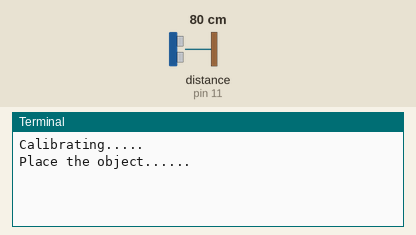
Simulated run of this program. Board: Raspberry Pi (header pin numbers). Shown: the last lines printed to the terminal. Inputs (shaded band) come from the test bench; at power-on: distance to the obstacle (sensor on pin 11) 80 cm. The echo pulse lasts 58.3 µs per cm; the clock reads 2024-03-15 10:24:30 at power-on unless the program sets it.

Above: at 3.2 s.
3.3 s: distance to the obstacle (sensor on pin 11) set to 4 cm
At 4.5 s:
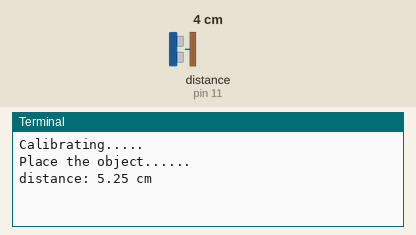
6.0 s: distance to the obstacle (sensor on pin 11) set to 35 cm
At 7.3 s:
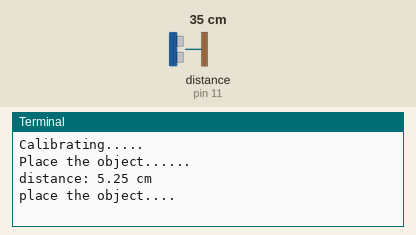

The program:

sonic.py
```python
import RPi.GPIO as GPIO
import time


GPIO.setmode(GPIO.BOARD)

TRIG = 7
ECHO = 11
i=0

GPIO.setup(TRIG,GPIO.OUT)
GPIO.setup(ECHO,GPIO.IN)

GPIO.output(TRIG, False)
print "Calibrating....."
time.sleep(2)

print "Place the object......"


try:
    while True:
       GPIO.output(TRIG, True)
       time.sleep(0.00001)
       GPIO.output(TRIG, False)

       while GPIO.input(ECHO)==0:
          pulse_start = time.time()

       while GPIO.input(ECHO)==1:
          pulse_end = time.time()

       pulse_duration = pulse_end - pulse_start

       distance = pulse_duration * 17150

       distance = round(distance+1.15, 2)

       if distance<=20 and distance>=5:
          print "distance:",distance,"cm"
          i=1

       if distance>20 and i==1:
          print "place the object...."
          i=0
       time.sleep(2)

except KeyboardInterrupt:
     GPIO.cleanup()
```

Measured:
- after the input at 3.3 s, the terminal: prints a new line after 0.71 s (image 1)
- after the input at 6.0 s, the terminal: prints a new line at once (image 2)
